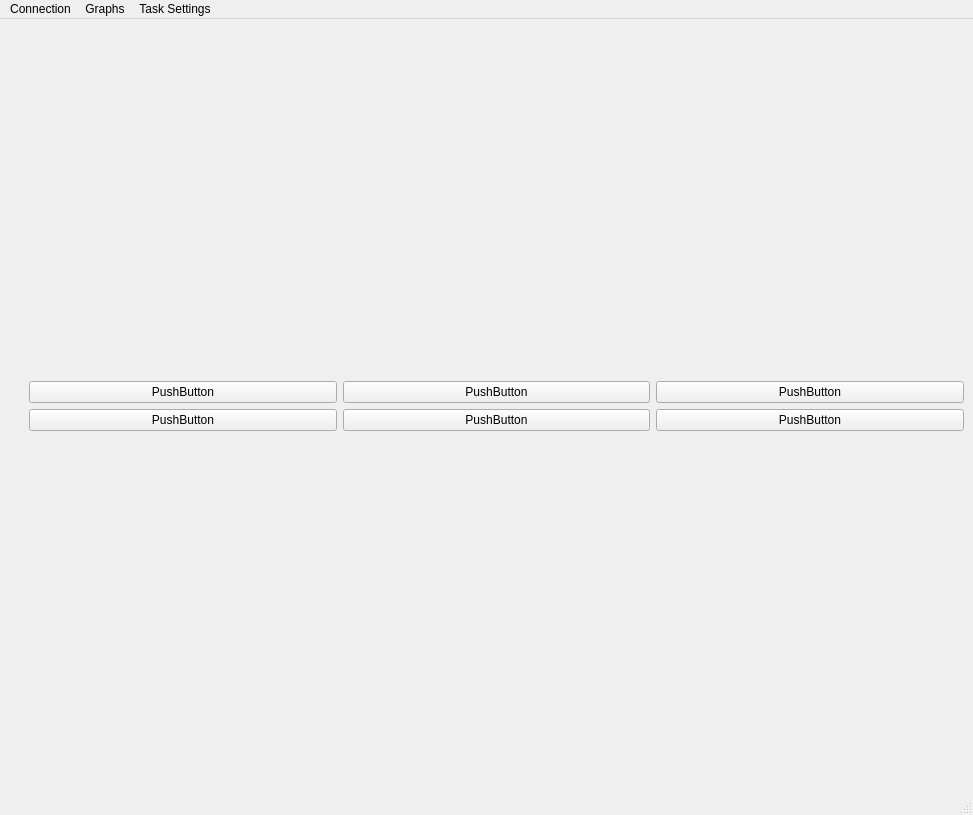
<?xml version="1.0" encoding="UTF-8"?>
<ui version="4.0">
 <class>MainWindow</class>
 <widget class="QMainWindow" name="MainWindow">
  <property name="geometry">
   <rect>
    <x>0</x>
    <y>0</y>
    <width>973</width>
    <height>815</height>
   </rect>
  </property>
  <property name="windowTitle">
   <string>MainWindow</string>
  </property>
  <widget class="QWidget" name="centralwidget">
   <layout class="QHBoxLayout" name="horizontalLayout">
    <item>
     <layout class="QVBoxLayout" name="verticalLayout">
      <item>
       <layout class="QVBoxLayout" name="verticalLayout_7"/>
      </item>
      <item>
       <layout class="QVBoxLayout" name="verticalLayout_5"/>
      </item>
      <item>
       <layout class="QVBoxLayout" name="verticalLayout_6"/>
      </item>
     </layout>
    </item>
    <item>
     <layout class="QVBoxLayout" name="verticalLayout_2">
      <property name="leftMargin">
       <number>20</number>
      </property>
      <property name="rightMargin">
       <number>0</number>
      </property>
      <item>
       <layout class="QVBoxLayout" name="verticalLayout_9"/>
      </item>
      <item>
       <layout class="QGridLayout" name="gridLayout">
        <item row="0" column="1">
         <widget class="QPushButton" name="pushButton_2">
          <property name="text">
           <string>PushButton</string>
          </property>
         </widget>
        </item>
        <item row="0" column="0">
         <widget class="QPushButton" name="pushButton">
          <property name="text">
           <string>PushButton</string>
          </property>
         </widget>
        </item>
        <item row="1" column="1">
         <widget class="QPushButton" name="pushButton_5">
          <property name="text">
           <string>PushButton</string>
          </property>
         </widget>
        </item>
        <item row="1" column="0">
         <widget class="QPushButton" name="pushButton_4">
          <property name="text">
           <string>PushButton</string>
          </property>
         </widget>
        </item>
        <item row="0" column="2">
         <widget class="QPushButton" name="pushButton_3">
          <property name="text">
           <string>PushButton</string>
          </property>
         </widget>
        </item>
        <item row="1" column="2">
         <widget class="QPushButton" name="pushButton_6">
          <property name="text">
           <string>PushButton</string>
          </property>
         </widget>
        </item>
       </layout>
      </item>
     </layout>
    </item>
   </layout>
  </widget>
  <widget class="QMenuBar" name="menubar">
   <property name="geometry">
    <rect>
     <x>0</x>
     <y>0</y>
     <width>973</width>
     <height>21</height>
    </rect>
   </property>
   <widget class="QMenu" name="menuConnection">
    <property name="title">
     <string>Connection</string>
    </property>
    <addaction name="actionSet_IP"/>
   </widget>
   <widget class="QMenu" name="menuGraphs">
    <property name="title">
     <string>Graphs</string>
    </property>
    <addaction name="actionJoint_Angles"/>
    <addaction name="actionPressure"/>
   </widget>
   <widget class="QMenu" name="menuTask_Settings">
    <property name="title">
     <string>Task Settings</string>
    </property>
   </widget>
   <addaction name="menuConnection"/>
   <addaction name="menuGraphs"/>
   <addaction name="menuTask_Settings"/>
  </widget>
  <widget class="QStatusBar" name="statusbar"/>
  <action name="actionSet_IP">
   <property name="text">
    <string>Set IP</string>
   </property>
  </action>
  <action name="actionJoint_Angles">
   <property name="text">
    <string>Joint Angles</string>
   </property>
  </action>
  <action name="actionPressure">
   <property name="text">
    <string>Pressure</string>
   </property>
  </action>
 </widget>
 <resources/>
 <connections/>
</ui>
